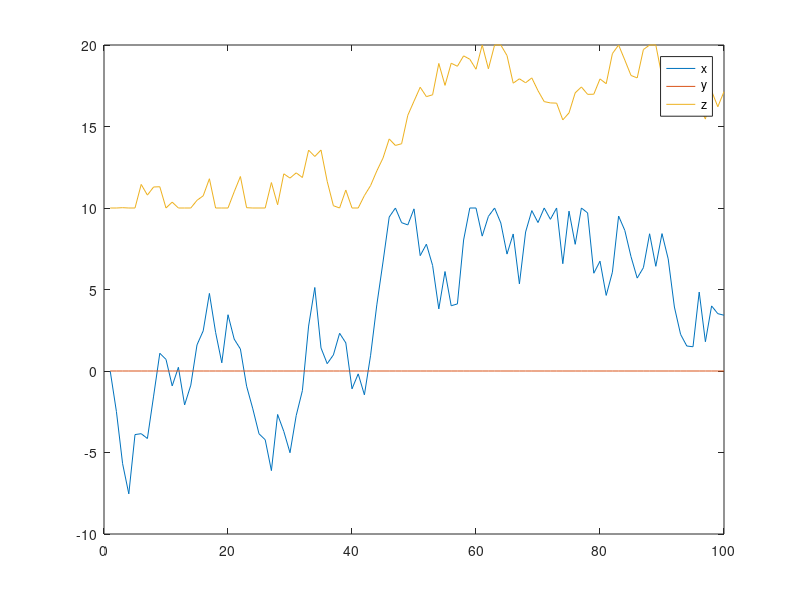

This chart was generated by the following MATLAB code:
% Way points
num_waypoints = 100; % Number of waypoints included in command

waypoint_start = [0, 0, 10]; % Starting waypoint [x,y,z]
waypoints = zeros(num_waypoints,3); % Matrix of waypoints [x1, y1, z1; x2, y2, z2; ... ]
waypoints(1,:) = waypoint_start;

minmax = @(x, min_x, max_x) max(min(x,max_x),min_x); % function to restrict input x between min and max values
waypoint_max = [10, 10, 20]; % Max values in waypoint [x,y,z]
waypoint_min = [-10, -10, 10]; % Min values in waypoint [x,y,z]

step_max = [4, 0, 2]; % Max step/change in waypoint [x,y,z]
step_min = [0, 0, 0]; % Min step/change in waypoint [x,y,z]

for i = 2:num_waypoints
    waypoint_step = ((step_max - step_min).*rand(1,3) + step_min).*sign(randn(1,3)); % Step size to next waypoint [x,y,z]
    waypoints(i,:) = waypoints(i-1,:) + waypoint_step;
    waypoints(i,:) = minmax(waypoints(i,:), waypoint_min, waypoint_max);
end

plot(waypoints)
legend('x', 'y', 'z')
